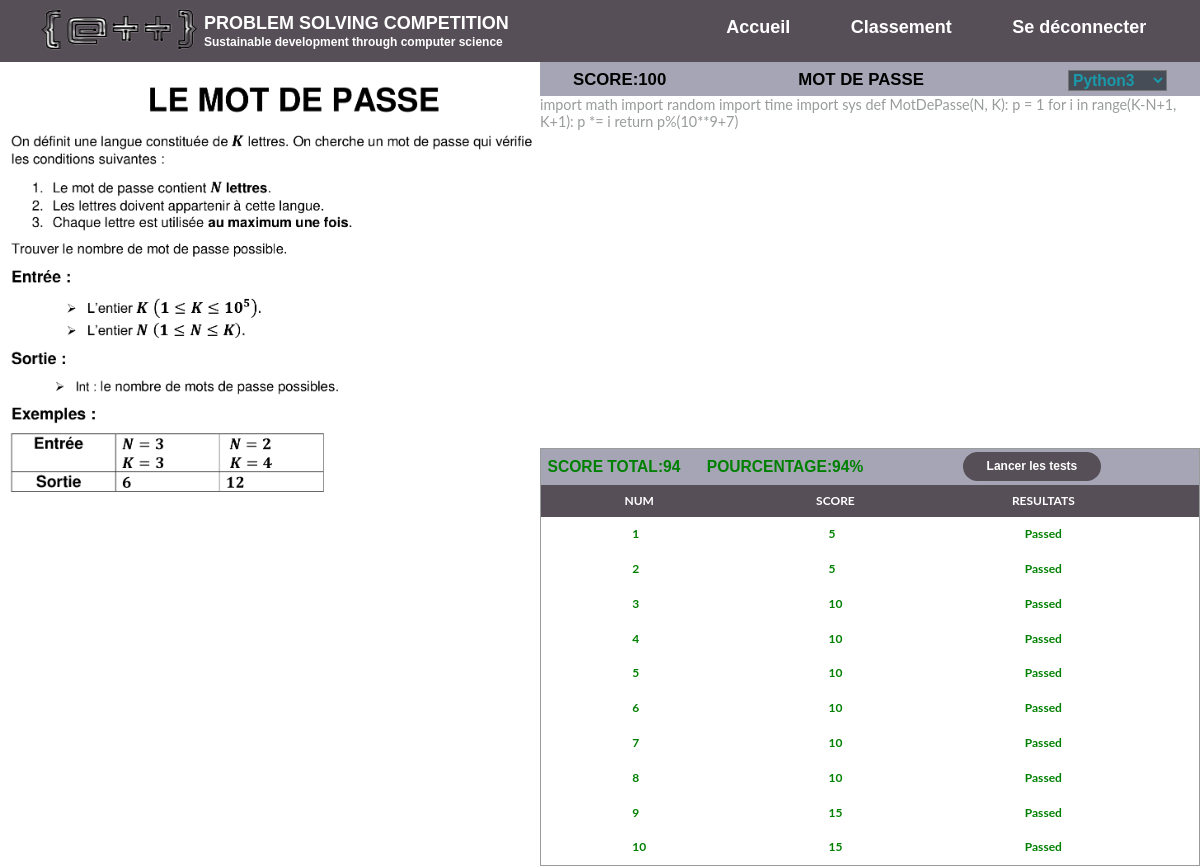
Page /Problem/1/ (signed in) on the committed database.
### app/models.py (models this page shows, shortened)
class Problem(models.Model):
    Name = models.CharField(max_length=200)
    Image_Url = models.CharField(max_length=200)
    Statement_Url = models.CharField(max_length=200)
    Python_User_Code = models.TextField(default="#write your code here")
    Python_Server_Code = models.TextField(default="#write your code here")
    Score = models.IntegerField()
    Time_Limit_Per_Test = models.FloatField(default=1)

class Advancement(models.Model):
    Problem_Id = models.IntegerField()
    Participant_Id = models.IntegerField()
    Wrote_Code = models.TextField(default="")
    Score = models.IntegerField(default=0)
    Percentage = models.IntegerField(default=0)
    Color = models.CharField(max_length=30, default="black")
    Results = models.CharField(max_length=500, default="")
    Number_Of_Tests = models.IntegerField(default=0)

### app/views.py (the view)
# urls.py: path('Problem/<int:id>/', views.Solve_Problem, name='problem'),
@login_required(login_url="login")
def Solve_Problem(request, id):
    problem = Problem.objects.get(id=id)
    participant = get_participant(request)
    advancement, results = get_advancement(problem, participant)
    context = {"problem": problem, "advancement": advancement, "results": results}
    return render(request, "Problem.html", context)

### app/utils.py (called while the page is built)
def get_participant(request):
    current_user = request.user
    participant = Participant.objects.get(Username=current_user.username)
    return participant

def get_advancement(problem, participant):
    try:
        advancement = Advancement.objects.get(
            Problem_Id=problem.id, Participant_Id=participant.id
        )
    except:
        List = ["{},0,-,black".format(i + 1) for i in range(10)]
        advancement = Advancement(
            Problem_Id=problem.id,
            Participant_Id=participant.id,
            Results=" ".join(List),
            Wrote_Code=problem.Python_User_Code,
        )
        advancement.save()
    results = advancement.Results.split(" ")
    results = [ele.split(",") for ele in results]
    return advancement, results

### app/templates/Problem.html (shortened to what this page needs)
<!DOCTYPE html>
{% load static %}
<html lang="en">
<head>
    <link rel="stylesheet" href="/static/css/Problem.css?{% now 'U' %}">
</head>
<body class="body">
    <div class="navbar">
        <div class="left-div">
            <img src="{% static 'images/logo-image.png' %}" class="logo-image">
            <h3 class="title">PROBLEM SOLVING COMPETITION</h3>
            <h3 class="subtitle">Sustainable development through computer science</h3>
        </div>
        <div class="right-div">
            <li><a href="{% url 'home' %}" class="link">Accueil</a></li>
            <li><a href="{% url 'ranking' %}" class="link">Classement</a></li>
            <li><a href="{% url 'logout' %}" class="link">Se déconnecter</a></li>
        </div>
    </div>
    <div class="simulation-problem">
        <img class="problem-image" src="{{problem.Statement_Url}}">
    </div>
    <div class="coding">
        <div class="info">
            <h3 id="max-score">SCORE:{{problem.Score}}</h3>
            <h3 id="game-name">{{problem.Name}}</h3>
            <select id="languages" class="languages" onchange="changeLanguage()">
                <option value="python3" selected="selected"> Python3 </option>
            </select>
        </div>
        <div class="editor" id="editor" contenteditable="true">{{advancement.Wrote_Code}}</div>
        <div class="test-zone">
            <div class="Total">
                <h3 id="score-total" style="color:{{advancement.Color}}">SCORE TOTAL:{{advancement.Score}}</h3>
                <h3 id="pourcentage-total" style="color:{{advancement.Color}}">POURCENTAGE:{{advancement.Percentage}}%</h3>
                <button class="lunch" id="lunch" onclick="LunchTests()">Lancer les tests</button>
            </div>
            <div id="table">
                <div class="wrapper">
                <table>
                    <thead>
                        <tr>
                            <th>NUM</th>
                            <th>SCORE</th>
                            <th>RESULTATS</th>
                            <th> </th>
                        </tr>
                    </thead>
                    <tbody>
                        {% for ele in results %}
                        <tr class="pass">
                            <td class="rank" id="test{{ele.0}}" style="color:{{ele.3}}; font-weight:bold;">{{ele.0}}</td>
                            <td class="team" id="score{{ele.0}}" style="color:{{ele.3}}; font-weight:bold;">{{ele.1}}</td>
                            <td class="score" id="pourcentage{{ele.0}}" style="color:{{ele.3}}; font-weight:bold;">{{ele.2}}</td>
                        </tr>
                        {% endfor %}
                    </tbody>
                </table>
            </div>
        </div>
        </div>
    </div>
</body>
</html>

### static/css/Problem.css (style rules this page uses)
* { box-sizing: border-box; }
html { margin: 0 0 0 0; width:100%; height: 100%; }
body { margin: 0 0 0 0; width:100%; height:100%; font-family: 'Lato', Arial, sans-serif; color: #989c9b; }
.navbar { background-color: #574f57; width:100%; height:5.2vw; list-style-type: none; position: relative; }
.left-div { margin-left:3%; padding: 0 0; margin-top:0; height:100%; width:40%; float:left; margin-right:15%; }
.logo-image { height:100%; width:35%; float: left; }
.title { margin:0 0 0 0; padding-top:1.1vw; font-size:1.5vw; color:white; font-family:arial; }
.subtitle { margin:0 0 0 0; padding-top:1px; font-size:1vw; color:white; font-family:arial; }
.right-div { width:42%; height:100%; margin-left:58%; }
li a { float:left; color: white; font-size:1.5vw; font-family:arial; text-align: center; padding:0 6%; text-decoration: none; font-weight: bold; margin-top:1.4vw; }
.simulation-problem { width:45%; height: calc(100% - 5.2vw); overflow-y:auto; float:left; }
.problem-image { width: 100%; height: auto; }
.coding { width:55%; float:right; height: calc(100% - 5.2vw); }
.info { width:100%; background:#a5a5b6; height:2.8vw; }
#max-score { color:black; font-size:1.4vw; font-family:arial; margin-left:5%; margin-top:0.6vw; margin-bottom:0px; font-weight: bold; float:left; }
#game-name { color:black; font-size:1.4vw; font-family:arial; margin-left:20%; margin-top:0.6vw; margin-bottom:0px; font-weight: bold; float:left; }
.languages { background:#464d56; margin-top:0.6vw; margin-right:5%; font-size: 1.3vw; font-weight: 700; color: #1a99aa; text-overflow: ellipsis; overflow: hidden; width: 15%; display: inline-block; float:right; }
.editor { width:100%; height:29.3vw; font-size:1.2vw; }
.test-zone { width:100%; height: calc(100% - 29.3vw - 2.8vw); overflow-y:auto; border:solid 1px; }
.lunch { height:80%; width:11.5vw; margin-top:0.5%; margin-bottom:0%; background-color:#574f57; font-size:1vw; color:white; font-weight:bold; margin-left: 30vw; border: 0; border-radius: 100px; cursor: pointer; float: left; }
#lunch { margin-left:8.3vw; }
.wrapper { line-height: 1.5vw; margin: 0 0 0 0; padding: 0 0 0 0; width: 100%; overflow: hidden; }
table { border-collapse: collapse; width: 100%; background: #fff; }
th { background-color: #574f57; font-weight: bold; color: #fff; font-size:1vw; white-space: nowrap; padding: 0.6em 5.5em; }
td { padding: 0.7vw 7.6vw; text-align: left; font-size:1vw; }
.Total { width:100%; height:3vw; background:#a5a5b6; }
#pourcentage-total, #score-total { font-family:arial; font-size:1.3vw; font-weight: bold; float:left; margin-left:1%; margin-top:1.5%; margin-bottom:0%; }
#pourcentage-total { margin-left:4%; }

### rows in the picture
Problem: Statement_Url (picture), Score "100", Name "MOT DE PASSE"
Advancement: Wrote_Code "import math import random import time import sys def MotDePasse(N, K): p = 1 for i in range(K-N+1, K+1): p *= i return p%(10**9+7)", Score "94", Percentage "94"

### other values in the picture
{{ ele.0 }} "1" "2" "3" "4" "5" "6" "7" "8" "9" "10"
{{ ele.1 }} "5" "5" "10" "10" "10" "10" "10" "10" "15" "15"
{{ ele.2 }} "Passed" "Passed" "Passed" "Passed" "Passed" "Passed" "Passed" "Passed" "Passed" "Passed"
